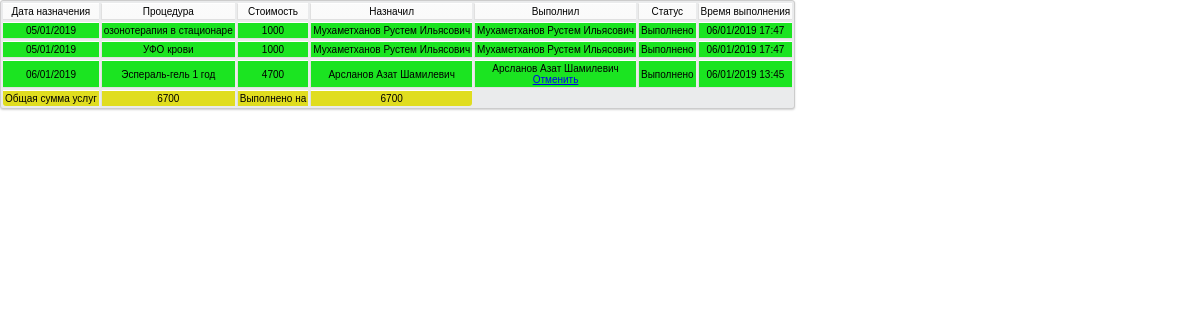
Screenshot of /serv.php?id=281 (signed in) with the database file from the repository.
### tables this page shows
CREATE TABLE `patient` (
  `id` int(11) NOT NULL AUTO_INCREMENT,
  `fio` varchar(80) NOT NULL,
  `datebirthday` text NOT NULL,
  `tel` text NOT NULL,
  `sp_uslug` text NOT NULL,
  `all_sum` int(11) NOT NULL,
  `doctor` text NOT NULL,
  `sum` int(11) NOT NULL,
  `type` text NOT NULL,
  `dist` text NOT NULL,
  `dateIn` text NOT NULL,
  `mest` text NOT NULL,
  `status` int(11) NOT NULL,
  `sumNow` int(11) NOT NULL,
  `dateOut` text NOT NULL,
  `ad` varchar(20) NOT NULL,
  `agent` varchar(20) NOT NULL,
  `credits` int(11) NOT NULL,
  `numCard` int(11) NOT NULL,
  `dispecher` text NOT NULL,
  `comment` text NOT NULL,
  `currnet_mest` int(11) NOT NULL,
  PRIMARY KEY (`id`)
);

CREATE TABLE `items` (
  `id` int(11) NOT NULL AUTO_INCREMENT,
  `name` varchar(60) NOT NULL,
  `cost` text NOT NULL,
  `dist` text NOT NULL,
  `bonus` text NOT NULL,
  `bonusN` int(11) NOT NULL,
  PRIMARY KEY (`id`)
);

CREATE TABLE `usertbl` (
  `id` int(11) NOT NULL AUTO_INCREMENT,
  `fio` varchar(90) NOT NULL,
  `dol` text NOT NULL,
  `username` text NOT NULL,
  `password` text NOT NULL,
  `value` int(11) NOT NULL,
  `money_prevMonth` int(11) NOT NULL,
  `money` int(11) NOT NULL,
  `uslugi_prevMonth` int(11) NOT NULL,
  `uslugi` int(11) NOT NULL,
  PRIMARY KEY (`id`)
);

### serv.php (the view, shortened to what this page needs)
<!DOCTYPE html>
<html lang="en">
<head>
	<link rel="stylesheet" href="css/mini.css">
</head>
<body>
	<?php
	  if (isset($_GET['id'])){
          $idPacient = $_GET['id'];
        }
      else{
          if(isset($_SESSION['id_serv']))
            $idPacient = $_SESSION['id_serv'];
        }
	  include("includes/DB.php");
	  $typeuser = $_SESSION['typeUser'];
	  $patQuery = mysqli_query($connection, "SELECT * FROM patient WHERE id = '".$idPacient."'");
	  $namePat = mysqli_fetch_assoc($patQuery);
	  $doctor = mysqli_query($connection, "SELECT * FROM usertbl WHERE username = '".$_SESSION['session_username']."'");
	  $dataDOC = mysqli_fetch_assoc($doctor);
	  $idDoctor = $dataDOC['id'];
	  $nameDoct = $dataDOC['fio'];
	  $serv = $namePat['sp_uslug'];
	  $flag = !empty($namePat['dateOut']);
	  $namePat = $namePat['fio'];
	  if (empty($serv)){
			echo "<div align = 'center'><h1>Нет данных в Базе данных для пациента ".$namePat."</h1></div>";
			if($flag == 0)
				if(($typeuser == 'doc') or ($typeuser == 'ddoc') or ($typeuser == 'su'))
					echo '<a target="_blank" class = "button" href="add.php?id='.$idPacient.'&flagadd=3">Назначить процедуру</a>';
			}
	  else{
			echo '<table align="center">';
				$listServ = explode(',', $serv);
				$countServ = count($listServ);
				$i = $allsum = $sumNow = 0;
				echo '<tr>';
					echo "<td>Дата назначения</td>";
					echo "<td>Процедура</td>";
					echo "<td>Стоимость</td>";
					echo "<td>Назначил</td>";
					echo "<td>Выполнил</td>";
					echo "<td>Статус</td>";
					echo "<td>Время выполнения</td>";
				echo '</tr>';
				while ($i < $countServ){
					$exListServ = explode('-', $listServ[$i]);
					$idServ = $exListServ[0];
					$idNaDoc = $exListServ[1];
					$idDoc = $exListServ[2];
					$dataN = $exListServ[5];
					if(isset($exListServ[6]))
						$servCost = $exListServ[6];
					else
						unset($servCost);
					$statusServ = $exListServ[3];
					if ($statusServ == 1)
						$dataServ = $exListServ[4];
					else
						$dataServ = 'нет даты';
					$query = mysqli_query($connection, "SELECT * FROM items WHERE id= '".$idServ."'");
					$data = mysqli_fetch_assoc($query);
					$nameServ = $data['name'];
					$costServ = $data['cost'];
					if($costServ>1)
						$allsum += $costServ;
					if ($idDoc == 0)
						$nameDoc = 'Не выполнена';
					else{
						$query = mysqli_query($connection, "SELECT fio FROM usertbl WHERE id= '".$idDoc."'");
						$data = mysqli_fetch_assoc($query);
						$nameDoc = $data['fio'];
						}
					$query1 = mysqli_query($connection, "SELECT fio FROM usertbl WHERE id= '".$idNaDoc."'");
					$data1 = mysqli_fetch_assoc($query1);
					$nameNDoc = $data1['fio'];
					echo '<tr>';
						if($statusServ == 0)
							if(($_SESSION['typeUser'] == 'doc') or ($_SESSION['typeUser'] == 'ddoc') or ($_SESSION['typeUser'] == 'su') or ($_SESSION['typeUser'] == 'psi')  or ($_SESSION['typeUser'] == 'stpsi'))
								$statServ = '<a class="rollover"  href="edit.php?flagedit=5&idPac='.$idPacient.'&idDoc='.$idDoctor.'&idArr='.$i.'">Выполнил</a>';
							else
								$statServ = 'Не выполнено';
						elseif($statusServ == 1){
							if($costServ>1)
								$sumNow += $costServ;
							$statServ = 'Выполнено';
							}
						if ($nameDoc == 'Не выполнена'){
							echo '<td>'.$dataN.'<br><a href="edit.php?flagedit=11&id='.$idPacient.'&date='.$dataN.'&idServ='.$idServ.'">Отменить</a></td>';
							echo '<td>'.$nameServ.'</td>';
							if(isset($servCost))
								echo '<td>'.$servCost.'</td>';
							else
								echo '<td>'.$costServ.'</td>';
							echo '<td>'.$nameNDoc.'</td>
							<td>'.$nameDoc.'</td>
							<td>'.$statServ.'</td>
							<td>'.$dataServ.'</td>';
							}
						else{
							if($typeuser == 'su')
								echo '<td style="background: hsl(122, 79%, 50%);">'.$dataN.'<br><a href="edit.php?flagedit=11&id='.$idPacient.'&date='.$dataN.'&idServ='.$idServ.'">Отменить</a></td>
								<td style="background: hsl(122, 79%, 50%);">'.$nameServ.'</td>';
							else
								echo '<td style="background: hsl(122, 79%, 50%);">'.$dataN.'</td>
								<td style="background: hsl(122, 79%, 50%);">'.$nameServ.'</td>';
							if(isset($servCost))
								echo '<td style="background: hsl(122, 79%, 50%);">'.$servCost.'</td>';
							else
								echo '<td style="background: hsl(122, 79%, 50%);">'.$costServ.'</td>';
							echo '<td style="background: hsl(122, 79%, 50%);">'.$nameNDoc.'</td>
							<td style="background: hsl(122, 79%, 50%);">'.$nameDoc;
							if(($nameDoc == $nameDoct) || ($typeuser == 'su'))
								echo '<br><a href="edit.php?flagedit=9&id='.$idPacient.'&dataServ='.$dataServ.'&idServ='.$idServ.'">Отменить</a>';
							echo'</td><td style="background: hsl(122, 79%, 50%);">'.$statServ.'</td>
							<td style="background: hsl(122, 79%, 50%);">'.$dataServ.'</td>';
							}
						$i++;
						}
					echo '</tr>';
					echo '<tr>';
						echo "<td rowspan='2' style=\"background: hsl(59, 76%, 50%);\">Общая сумма услуг</td>";
						echo "<td style=\"background: hsl(59, 76%, 50%);\">".$allsum."</td>";
						echo '<td style="background: hsl(59, 76%, 50%);">Выполнено на</td>';
						echo '<td style="background: hsl(59, 76%, 50%);">'.$sumNow.'</td>';
					echo '</tr>';
			echo '</table>';
		}
	?>
</body>
</html>

### css/mini.css (style rules this page uses)
* { margin: 0; padding:0; }
table { font-family: Arial, Helvetica, sans-serif; color: #000; font-size: 10px; background: #eaebec; border: #ccc 1px solid; -moz-border-radius: 3px; -webkit-border-radius: 3px; border-radius: 3px; -moz-box-shadow: 0 1px 2px #d1d1d1; -webkit-box-shadow: 0 1px 2px #d1d1d1; box-shadow: 0 1px 2px #d1d1d1; }
table tr { text-align: center; padding-left: 2px; }
table tr td:first-child { text-align: center; padding-left: 2px; border-left: 0; }
table tr td { max-width: 16%; position: relative; padding: 2px; border-top: 1px solid #ffffff; border-bottom: 1px solid #e0e0e0; border-left: 1px solid #e0e0e0; background: #fafafa; background: -webkit-gradient(linear, left top, left bottom, from(#fbfbfb), to(#fafafa)); background: -moz-linear-gradient(top, #fbfbfb, #fafafa); }
table tr:nth-child(even) td { background: #f6f6f6; background: -webkit-gradient(linear, left top, left bottom, from(#f8f8f8), to(#f6f6f6)); background: -moz-linear-gradient(top, #f8f8f8, #f6f6f6); }
table tr:last-child td { border-bottom: 0; }
table tr:last-child td:first-child { -moz-border-radius-bottomleft: 3px; -webkit-border-bottom-left-radius: 3px; border-bottom-left-radius: 3px; }
table tr:last-child td:last-child { -moz-border-radius-bottomright: 3px; -webkit-border-bottom-right-radius: 3px; border-bottom-right-radius: 3px; }

### rows the page displays
patient: sp_uslug "05/01/2019", sp_uslug "Выполнено", sp_uslug "06/01/2019 17:47", sp_uslug "06/01/2019", sp_uslug "06/01/2019 13:45"
items: name "озонотерапия в стационаре", cost "1000"
usertbl: fio "Мухаметханов Рустем Ильясович"
items: name "УФО крови", cost "1000"
items: name "Эспераль-гель 1 год", cost "4700"
usertbl: fio "Арсланов Азат Шамилевич"

### other values shown
$allsum "6700"
$sumNow "6700"
